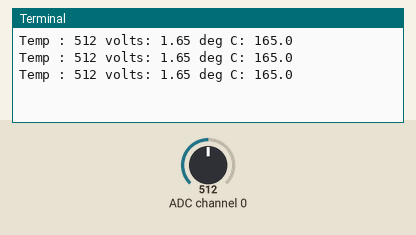
Bench run of a program on a simulated Raspberry Pi (BCM pin numbers). On the bench: the last lines printed to the terminal. The test bench sets the inputs (shaded band); at power-on: ADC channel 0 = 512 (analog values on the 0–1023 scale).

Above: at 1.2 s.
1.3 s: ADC channel 0 set to 716
At 1.9 s:
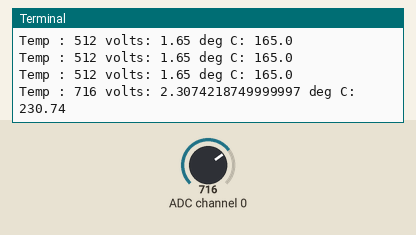
2.8 s: ADC channel 0 set to 900
At 3.3 s:
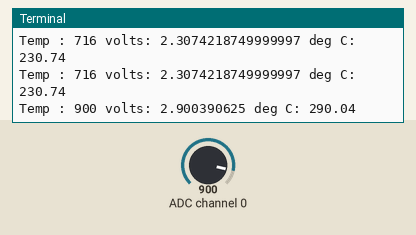
Timing chart, 0 to 5.8 s (numbered marks = the images above; inputs shaded):
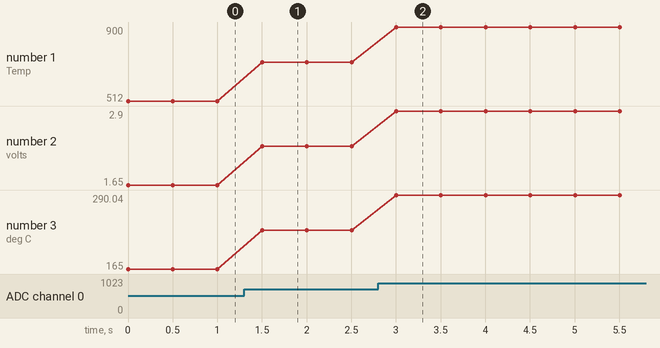

The program:

lm35_adc.py
```python
import spidev
# module to control spi devices
import time
import math
import sys
# Open SPI bus
spi = spidev.SpiDev () # to create spi object
spi.open(0 ,0) #Clock polarity , Clock Phase
# Function to read SPI data from MCP3008 chip
# Channel must be an integer 0−7
# Function name : ReadChannel
# Input : channel
# Output : data
# Example call : Readadc( channel )
def readadc(adcnum):
# read SPI data from MCP3008 chip , 8 possible adc ’s (0 thru 7)
    if adcnum > 7 or adcnum < 0:
        return -1
    r = spi . xfer2 ([1 , 8 + adcnum << 4 , 0])
    adcout = (( r [1] & 3) << 8) + r [2]
    return adcout
# Function to calculate temperature from
# LM35 data , rounded to specified
# number of decimal places .
def ConvertTemp(data,places):
    temp = data*100
    temp = round(temp,places)
    return temp
try:
    while True:
        value = readadc(0)
        volts = ( value * 3.3) / 1024
        temperature = ConvertTemp( volts ,2)
        #Print out results
        print("Temp : {} volts: {} deg C: {}".format(
            value,volts,temperature ))
        time . sleep (0.5)
except KeyboardInterrupt:
    pass
spi.close()
sys.exit(0)
```

Measured:
- after the input at 1.3 s, the terminal: prints a new line after 0.20 s (image 1)
- after the input at 2.8 s, the terminal: prints a new line after 0.20 s (image 2)
- plotted number 1: 512 → 716 after the input at 1.3 s, 716 → 900 after the input at 2.8 s
- plotted number 2: 1.65 → 2.31 after the input at 1.3 s, 2.31 → 2.9 after the input at 2.8 s
- plotted number 3: 165 → 230.74 after the input at 1.3 s, 230.74 → 290.04 after the input at 2.8 s
